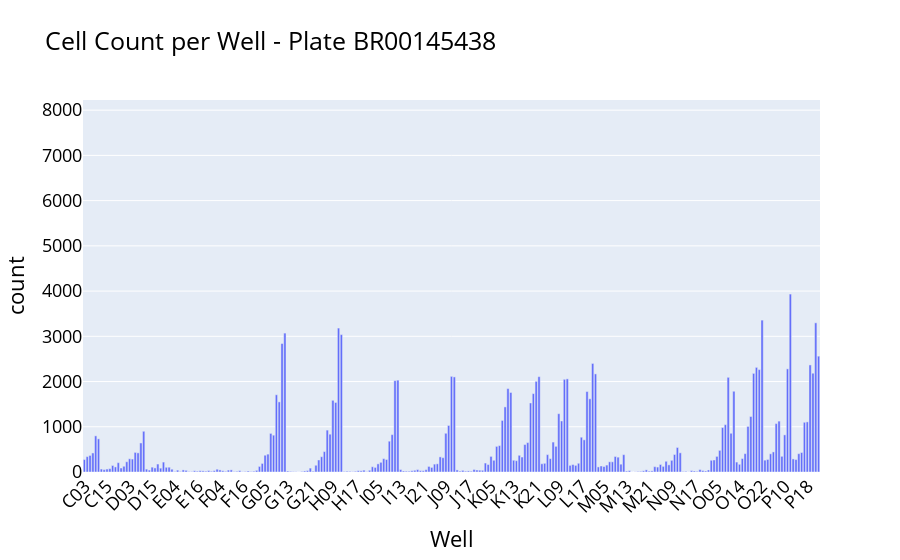
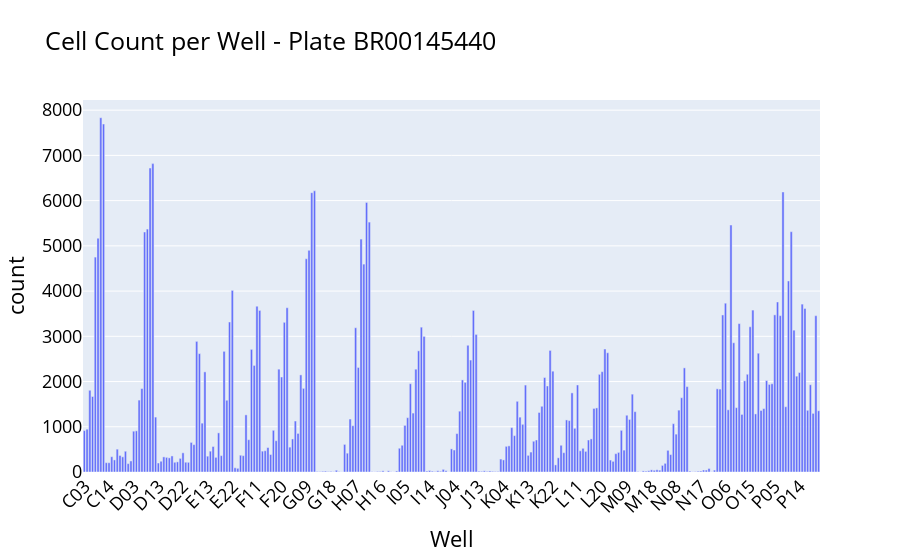
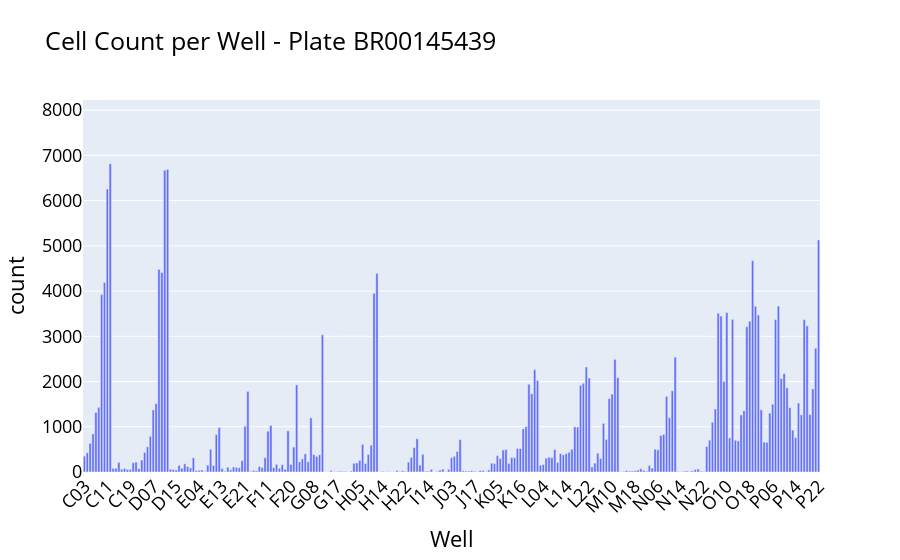
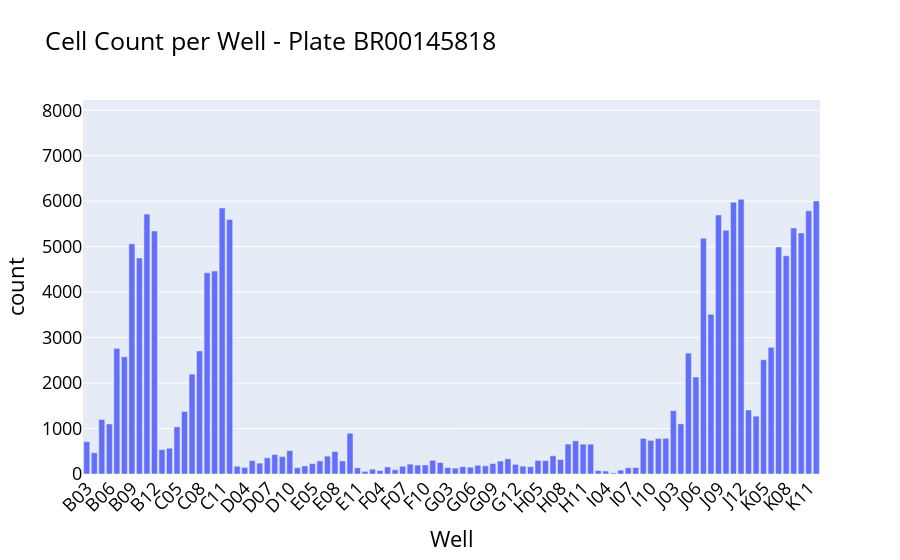

Notebook code for these charts, in order:
### Markdown cell above
# Visualize Cell Counts per Plate and Well

### Code cell
global_max = round2df.groupby(["Metadata_Plate", "Metadata_Well"]).size().max()

for plate in round2df["Metadata_Plate"].unique():
    plate_df = round2df[round2df["Metadata_Plate"] == plate]

    well_counts = plate_df[["Metadata_Well"]].value_counts().reset_index(name="count")

    meta_per_well = (
        plate_df.groupby("Metadata_Well")[
            ["Metadata_seeding_density", "Metadata_cell_line", "Metadata_time_point"]
        ]
        .first()
        .reset_index()
    )

    meta_per_well = meta_per_well.rename(
        columns={
            "Metadata_seeding_density": "Seeding Density",
            "Metadata_cell_line": "Cell Line",
            "Metadata_time_point": "Time Point",
        }
    )

    well_counts = well_counts.merge(meta_per_well, on="Metadata_Well").sort_values(
        "Metadata_Well"
    )

    fig = px.bar(
        well_counts,
        x="Metadata_Well",
        y="count",
        hover_data=["Seeding Density", "Cell Line", "Time Point"],
        title=f"Cell Count per Well - Plate {plate}",
        labels={
            "Metadata_Well": "Well",
        },
    )

    fig.update_layout(
        font=dict(size=18, color="black"),
        xaxis_tickangle=-45,
        yaxis_range=[0, global_max * 1.05],
    )

    fig.show()

    fig.write_image(
        static_figure_path / f"{plate}_well_cell_count.png",
        width=2000,
        height=1200,
    )

    fig.write_html(
        int_figure_path / f"{plate}_well_cell_count.html",
        full_html=True,
        include_plotlyjs="embed",
    )

### Figure 1 — Plotly figure (JSON) as saved in the notebook; plotly's stock layout.template omitted (floating-point values rounded to 4 significant figures; data arrays with more than 128 entries replaced by an {"elided": "..."} marker saying what was removed)
{"data": [{"customdata": {"elided": "261x3 mixed values"}, "hovertemplate": "Well=%{x}<br>count=%{y}<br>Seeding Density=%{customdata[0]}<br>Cell Line=%{customdata[1]}<br>Time Point=%{customdata[2]}<extra></extra>", "legendgroup": "", "marker": {"color": "#636efa", "pattern": {"shape": ""}}, "name": "", "orientation": "v", "showlegend": false, "textposition": "auto", "type": "bar", "x": {"elided": "261 str values"}, "xaxis": "x", "y": {"elided": "261 int values"}, "yaxis": "y"}], "layout": {"barmode": "relative", "font": {"color": "black", "size": 18}, "legend": {"tracegroupgap": 0}, "title": {"text": "Cell Count per Well - Plate BR00145438"}, "xaxis": {"anchor": "y", "domain": [0.0, 1.0], "tickangle": -45, "title": {"text": "Well"}}, "yaxis": {"anchor": "x", "domain": [0.0, 1.0], "range": [0, 8225.0], "title": {"text": "count"}}}}

### Figure 2 — Plotly figure (JSON) as saved in the notebook; plotly's stock layout.template omitted (floating-point values rounded to 4 significant figures; data arrays with more than 128 entries replaced by an {"elided": "..."} marker saying what was removed)
{"data": [{"customdata": {"elided": "269x3 mixed values"}, "hovertemplate": "Well=%{x}<br>count=%{y}<br>Seeding Density=%{customdata[0]}<br>Cell Line=%{customdata[1]}<br>Time Point=%{customdata[2]}<extra></extra>", "legendgroup": "", "marker": {"color": "#636efa", "pattern": {"shape": ""}}, "name": "", "orientation": "v", "showlegend": false, "textposition": "auto", "type": "bar", "x": {"elided": "269 str values"}, "xaxis": "x", "y": {"elided": "269 int values"}, "yaxis": "y"}], "layout": {"barmode": "relative", "font": {"color": "black", "size": 18}, "legend": {"tracegroupgap": 0}, "title": {"text": "Cell Count per Well - Plate BR00145440"}, "xaxis": {"anchor": "y", "domain": [0.0, 1.0], "tickangle": -45, "title": {"text": "Well"}}, "yaxis": {"anchor": "x", "domain": [0.0, 1.0], "range": [0, 8225.0], "title": {"text": "count"}}}}

### Figure 3 — Plotly figure (JSON) as saved in the notebook; plotly's stock layout.template omitted (floating-point values rounded to 4 significant figures; data arrays with more than 128 entries replaced by an {"elided": "..."} marker saying what was removed)
{"data": [{"customdata": {"elided": "257x3 mixed values"}, "hovertemplate": "Well=%{x}<br>count=%{y}<br>Seeding Density=%{customdata[0]}<br>Cell Line=%{customdata[1]}<br>Time Point=%{customdata[2]}<extra></extra>", "legendgroup": "", "marker": {"color": "#636efa", "pattern": {"shape": ""}}, "name": "", "orientation": "v", "showlegend": false, "textposition": "auto", "type": "bar", "x": {"elided": "257 str values"}, "xaxis": "x", "y": {"elided": "257 int values"}, "yaxis": "y"}], "layout": {"barmode": "relative", "font": {"color": "black", "size": 18}, "legend": {"tracegroupgap": 0}, "title": {"text": "Cell Count per Well - Plate BR00145439"}, "xaxis": {"anchor": "y", "domain": [0.0, 1.0], "tickangle": -45, "title": {"text": "Well"}}, "yaxis": {"anchor": "x", "domain": [0.0, 1.0], "range": [0, 8225.0], "title": {"text": "count"}}}}

### Figure 4 — Plotly figure (JSON) as saved in the notebook; plotly's stock layout.template omitted (floating-point values rounded to 4 significant figures; data arrays with more than 128 entries replaced by an {"elided": "..."} marker saying what was removed)
{"data": [{"customdata": {"elided": "98x3 mixed values"}, "hovertemplate": "Well=%{x}<br>count=%{y}<br>Seeding Density=%{customdata[0]}<br>Cell Line=%{customdata[1]}<br>Time Point=%{customdata[2]}<extra></extra>", "legendgroup": "", "marker": {"color": "#636efa", "pattern": {"shape": ""}}, "name": "", "orientation": "v", "showlegend": false, "textposition": "auto", "type": "bar", "x": ["B03", "B04", "B05", "B06", "B07", "B08", "B09", "B10", "B11", "B12", "C03", "C04", "C05", "C06", "C07", "C08", "C09", "C10", "C11", "C12", "D03", "D04", "D05", "D06", "D07", "D08", "D09", "D10", "E03", "E04", "E05", "E06", "E07", "E08", "E09", "E10", "E11", "E12", "F03", "F04", "F05", "F06", "F07", "F08", "F09", "F10", "F11", "F12", "G03", "G04", "G05", "G06", "G07", "G08", "G09", "G10", "G11", "G12", "H03", "H04", "H05", "H06", "H07", "H08", "H09", "H10", "H11", "H12", "I03", "I04", "I05", "I06", "I07", "I08", "I09", "I10", "I11", "I12", "J03", "J04", "J05", "J06", "J07", "J08", "J09", "J10", "J11", "J12", "K03", "K04", "K05", "K06", "K07", "K08", "K09", "K10", "K11", "K12"], "xaxis": "x", "y": [712, 467, 1199, 1100, 2762, 2578, 5063, 4750, 5716, 5343, 535, 567, 1036, 1376, 2197, 2707, 4423, 4462, 5850, 5596, 170, 144, 295, 239, 356, 429, 382, 514, 139, 177, 228, 288, 392, 494, 288, 896, 135, 58, 106, 76, 155, 95, 171, 217, 196, 199, 301, 252, 141, 130, 161, 151, 192, 180, 230, 285, 334, 212, 172, 162, 299, 295, 401, 320, 658, 731, 656, 656, 75, 66, 25, 85, 138, 141, 784, 739, 782, 785, 1392, 1102, 2659, 2133, 5182, 3512, 5697, 5359, 5978, 6041, 1407, 1272, 2513, 2785, 4993, 4799, 5411, 5302, 5787, 6004], "yaxis": "y"}], "layout": {"barmode": "relative", "font": {"color": "black", "size": 18}, "legend": {"tracegroupgap": 0}, "title": {"text": "Cell Count per Well - Plate BR00145818"}, "xaxis": {"anchor": "y", "domain": [0.0, 1.0], "tickangle": -45, "title": {"text": "Well"}}, "yaxis": {"anchor": "x", "domain": [0.0, 1.0], "range": [0, 8225.0], "title": {"text": "count"}}}}
